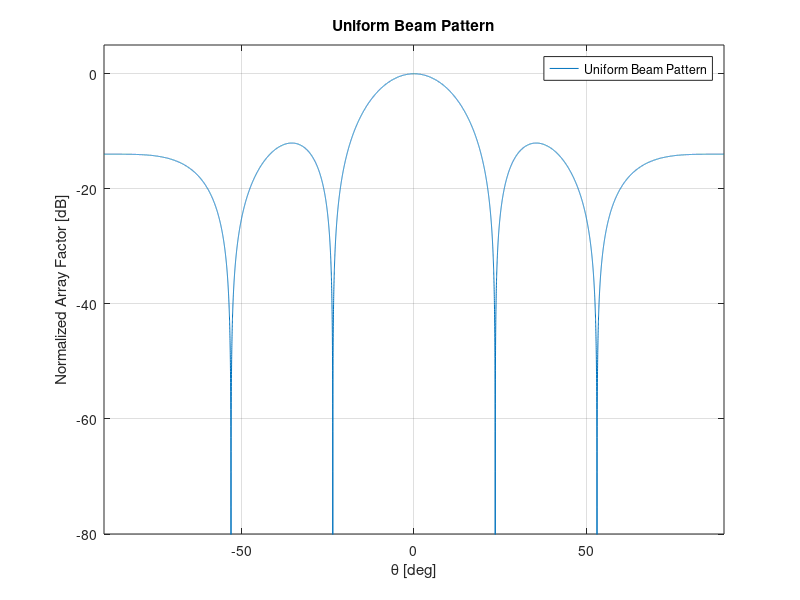

The MATLAB script that drew this image:
clear;
clc;
close all;
N = input('소자수 N 을 입력해 주세요 = ');
w = ones(1, N) / N; 
d_over_lambda = 0.5; 
% 관찰 각도 범위
theta_deg = -90:0.01:90; 
theta_rad = theta_deg * pi / 180;
% 배열 소자 위치
element_position = ((0:N-1) - (N-1)/2) * d_over_lambda; 
% Array Factor 계산
AF = zeros(size(theta_rad)); 
for n = 1:N 
 AF = AF + w(n) * exp(1j * 2 * pi * element_position(n) * sin(theta_rad));
end
% 정규화 및 dB 변환
AF_mag = abs(AF); 
AF_mag = AF_mag / max(AF_mag); 
AF_dB = 20 * log10(AF_mag + 1e-12); 
% Beam Pattern 출력
figure;
plot(theta_deg, AF_dB); 
grid on; 
xlabel('\theta [deg]'); 
ylabel('Normalized Array Factor [dB]'); 
title('Uniform Beam Pattern');
legend('Uniform Beam Pattern', 'Location', 'northeast');
xlim([-90 90]);
ylim([-80 5]);
